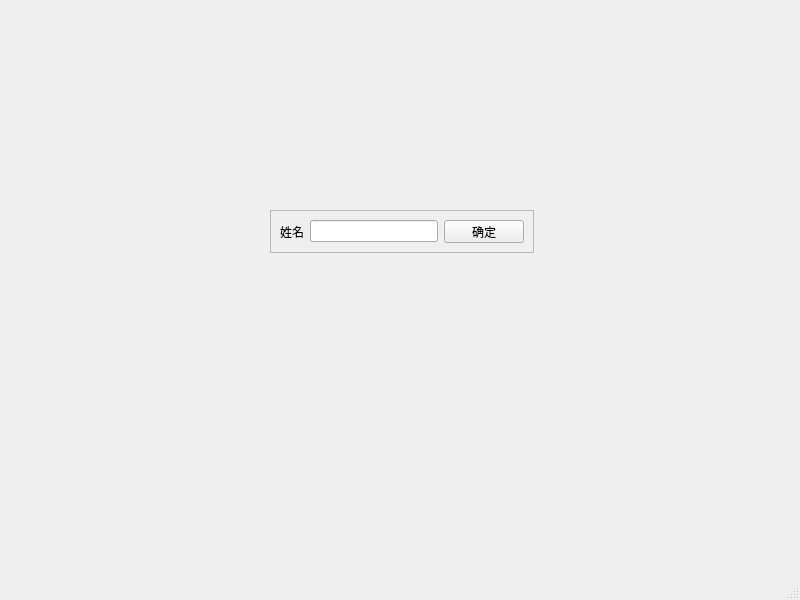
<?xml version="1.0" encoding="UTF-8"?>
<ui version="4.0">
 <class>MainWindow</class>
 <widget class="QMainWindow" name="MainWindow">
  <property name="geometry">
   <rect>
    <x>0</x>
    <y>0</y>
    <width>800</width>
    <height>600</height>
   </rect>
  </property>
  <property name="windowTitle">
   <string>MainWindow</string>
  </property>
  <widget class="QWidget" name="centralwidget">
   <widget class="QFrame" name="frame">
    <property name="geometry">
     <rect>
      <x>270</x>
      <y>210</y>
      <width>264</width>
      <height>43</height>
     </rect>
    </property>
    <property name="frameShape">
     <enum>QFrame::StyledPanel</enum>
    </property>
    <property name="frameShadow">
     <enum>QFrame::Raised</enum>
    </property>
    <layout class="QHBoxLayout" name="horizontalLayout">
     <item>
      <widget class="QLabel" name="label">
       <property name="text">
        <string>姓名</string>
       </property>
      </widget>
     </item>
     <item>
      <widget class="QLineEdit" name="lineEdit"/>
     </item>
     <item>
      <widget class="QPushButton" name="pushButton">
       <property name="text">
        <string>确定</string>
       </property>
      </widget>
     </item>
    </layout>
   </widget>
  </widget>
  <widget class="QMenuBar" name="menubar">
   <property name="geometry">
    <rect>
     <x>0</x>
     <y>0</y>
     <width>800</width>
     <height>23</height>
    </rect>
   </property>
  </widget>
  <widget class="QStatusBar" name="statusbar"/>
 </widget>
 <resources/>
 <connections/>
</ui>
